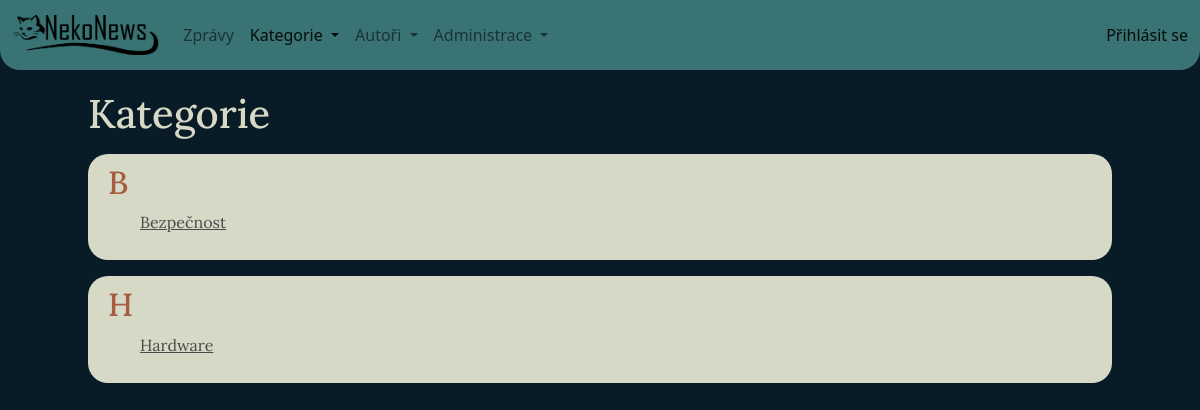
Page /category/index.php on the earlier database version.
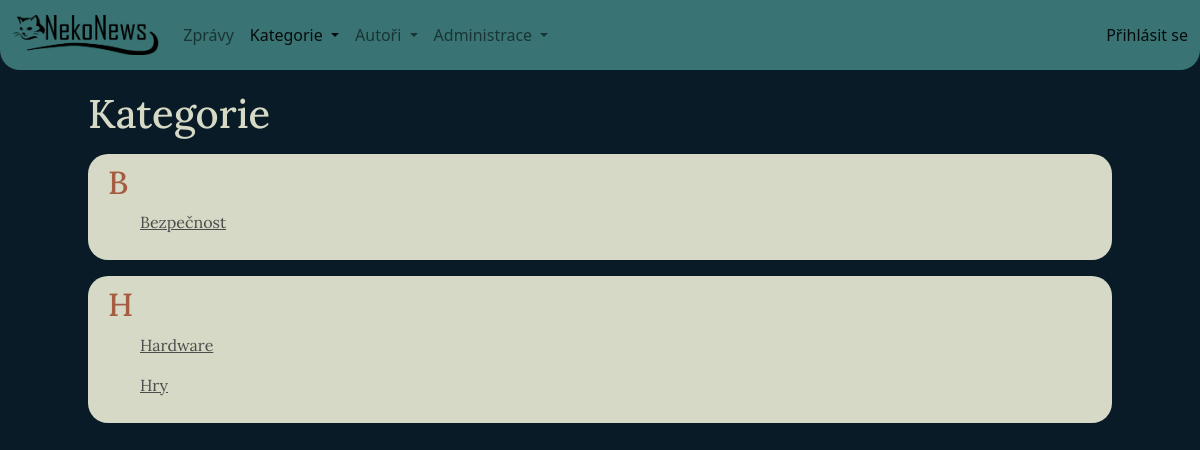
Same page on the later database version.
### tables this page shows
CREATE TABLE `category`
(
    `id`   int(11)                           NOT NULL,
    `name` varchar(50) NOT NULL
);

### model/Database.php (called while the page is built, shortened)
<?php
class Database
{
    private $conn;
    public function __construct()
    {
        $this->conn = new PDO('mysql:host=' . self::HOST . ';dbname=' . self::DBNAME ,
            self::USER,
            self::PASS, [
                PDO::ATTR_ERRMODE => PDO::ERRMODE_EXCEPTION
            ]);
        $this->conn->query('SET NAMES utf8');
    }
    public function selectAll($sql, $params = [])
    {
        $stmt = $this->execute($sql, $params);
        return $stmt->fetchAll();
    }
    protected function execute($sql, $params)
    {
        $stmt = $this->conn->prepare($sql);
        $stmt->execute($params);
        return $stmt;
    }
}

### model/BaseRepository.php (called while the page is built, shortened)
<?php
abstract class BaseRepository
{
    public function __construct(Database $db)
    {
        $this->dbConn = $db;
    }
}

### model/CategoryRepository.php (called while the page is built, shortened)
<?php
class CategoryRepository extends BaseRepository
{
    public function getCategoriesFirstLetter()
    {
        $query = '
            SELECT
                LEFT(name, 1) AS first_letter
            FROM `category`
                GROUP BY LEFT(name, 1)
                ORDER BY LEFT(name, 1)
        ';
        return $this->dbConn->selectAll($query);
    }
    public function getCategoriesByLetter($letter)
    {
        $query = '
            SELECT
                id,
                name,
                LEFT(name, 1) AS first_letter
            FROM `category`
                WHERE  LEFT(name, 1) = :letter
                ORDER BY name
        ';
        $data = [
            ':letter' => $letter,
        ];
        return $this->dbConn->selectAll($query, $data);
    }
}

### category/index.php (the view, shortened to what this page needs)
<?php
require_once '../tools/Tools.php';
$db = new Database();
$categoryRepo = new CategoryRepository($db);
$firstLetters = $categoryRepo->getCategoriesFirstLetter();
?>
<html lang="cs">
<head>
    <link rel="stylesheet" href="../source/styles/style.css">
</head>
<body>
<?php
require_once '../source/pages/navbar.php';
?>
<main>
    <section class="page-header white-font">
        <h1>Kategorie</h1>
    </section>
    <section class="categories-list">
        <?php foreach ($firstLetters as $firstLetter) { ?>
            <div class="category-group">
                <h2><?= $firstLetter['first_letter'] ?></h2>
                <?php foreach ($categoryRepo->getCategoriesByLetter($firstLetter['first_letter']) as $item) { ?>
                    <ul>
                        <li>
                            <a href="articles.php?category_id=<?= $item['id'] ?>"><?= $item['name'] ?></a>
                        </li>
                    </ul>
                <?php } ?>
            </div>
        <?php } ?>
    </section>
</main>
</body>
</html>

Differences in the rows shown:
added category: name "Hry", shown under "H"
